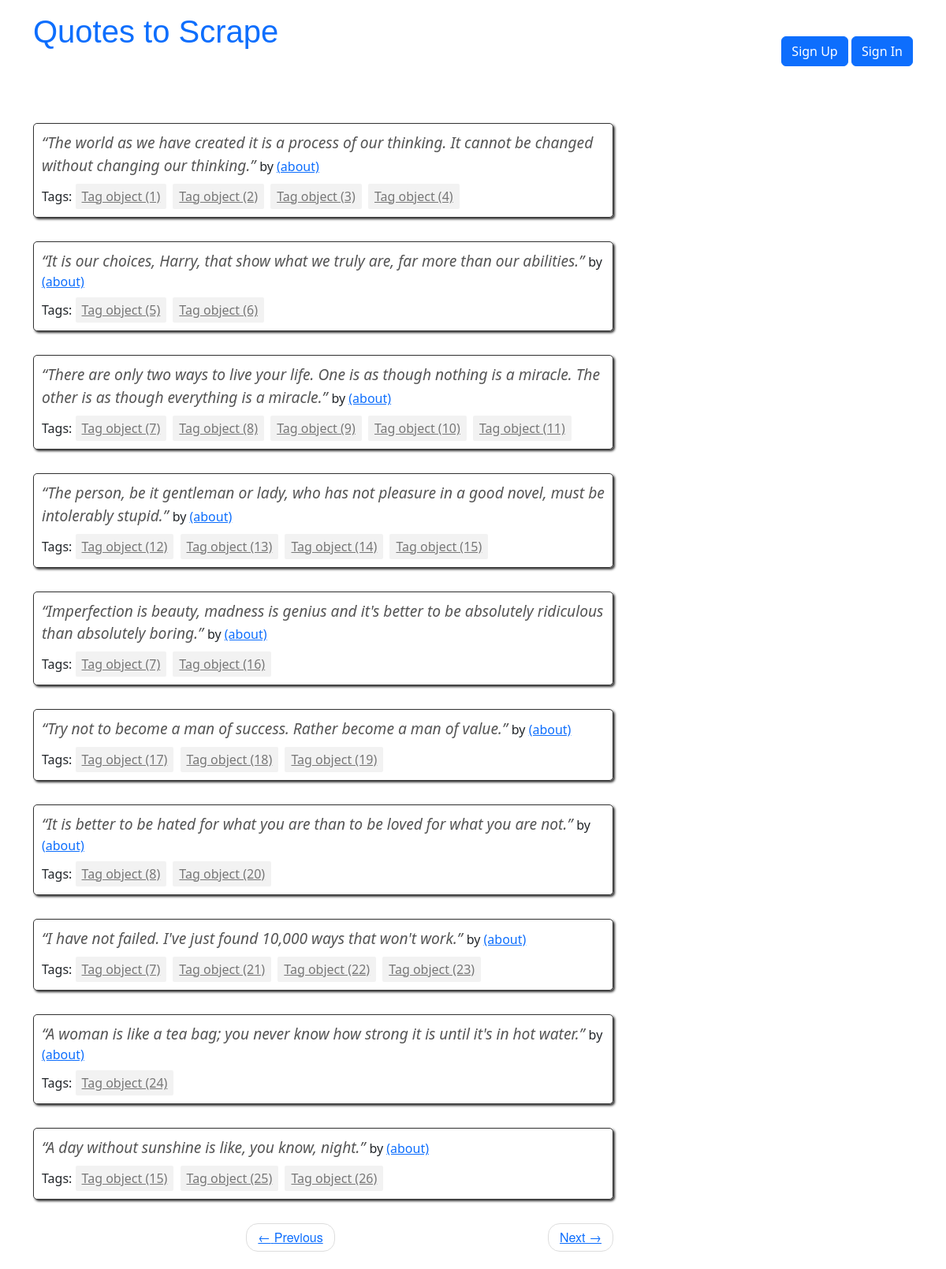
The page / on the database its author committed.
### quotes/models.py (models this page shows)
class Quote(models.Model):
    quote = models.TextField()
    tags = models.ManyToManyField(Tag)
    author = models.ForeignKey(Author, on_delete=models.CASCADE, default=None, null=True)
    created_at = models.DateTimeField(auto_now_add=True)

class Tag(models.Model):
    name = models.CharField(max_length=50, unique=True)

### quotes/views.py (the view)
# urls.py: path('', views.main, name='root'),
def main(request, page=1):
    context = {}
    db = get_mongodb()
    quotes = db.quotes.find()
    quotes = Quote.objects.all()
    per_page = 10
    paginator = Paginator(list(quotes), per_page)
    quotes_on_page = paginator.page(page)
    context['popular_tags'] = popular_tags
    context['quotes'] = quotes_on_page
    return render(request, 'quotes/index.html', context=context)

### quotes/models.py (called while the page is built)
    def __str__(self):
        return self.fullname

### quotes/utils.py (called while the page is built)
def get_mongodb():
    client = MongoClient("mongodb://localhost")
    db = client.hm
    return db

### quotes/templates/quotes/index.html (shortened to what this page needs)
{% extends 'quotes/base.html' %}
{% load extract %}
{% block content %}
<div class="row">
    <div class="col-md-8">
        {% for quote in quotes %}
        <div class="quote" itemscope="" itemtype="http://schema.org/CreativeWork">
            <span class="text" itemprop="text">
                {{quote.quote}}
               </span>
            <span>by <small class="author" itemprop="author">{{ quote.author.name }}</small>
        <a href="/author/{{quote.author}}">(about)</a>
        </span>
            <div class="tags">
                Tags:
                {% for tag in quote.tags.all %}
                <a class="tag" href="/tag/{{tag}}">{{tag}}</a>
                {% endfor %}
            </div>
        </div>
        {% endfor %}
        <nav>
            <ul class="pager">
                <li class="previous">
                    <a class=" {% if not quotes.has_previous %} disabled {% endif %} "
                       href="{% if quotes.has_previous %} {% url 'quotes:root_paginate' quotes.previous_page_number %} {% else %} # {% endif %}">
                        <span aria-hidden="true">←</span> Previous
                    </a>
                </li>
                <li class="next">
                    <a class="{% if not quotes.has_next %} disabled {% endif %}"
                       href="{% if quotes.has_next %} {% url 'quotes:root_paginate' quotes.next_page_number %} {% else %} # {% endif %}">
                        Next <span aria-hidden="true">→</span>
                    </a>
                </li>
            </ul>
        </nav>
    </div>
</div>
{% endblock %}

### quotes/templates/quotes/base.html (shortened to what this page needs)
<!doctype html>
<html lang="en">
<head>
    <link
            rel="stylesheet"
            href="https://cdnjs.cloudflare.com/ajax/libs/modern-normalize/1.0.0/modern-normalize.min.css"/>
    {% load static %}
    <link rel="stylesheet" type="text/css" href="{% static 'quotes/style.css' %}">
    <link href="https://cdn.jsdelivr.net/npm/bootstrap@5.3.0/dist/css/bootstrap.min.css"
          rel="stylesheet"
>
</head>
<body>
<div class="container">
    <div class="row header-box">
        <div class="col-md-8 pt-3">
            <h1>
                <a href="/" style="text-decoration: none">Quotes to Scrape</a>
            </h1>
        </div>
        <div class="col-md-4 pt-3">
            {% if user.is_authenticated %}
            <p>
                <a href="{% url 'quotes:add_quote' %}" class="btn btn-success mb-3">Add quote</a>
                <a href="{% url 'quotes:add_author' %}" class="btn btn-success mb-3">Add author</a>
                Welcome <b>{{ user.username }}</b>
                <a href="{% url 'users:logout' %}" class="btn btn-primary mb-3">Logout</a>
            </p>
            {% else %}
            <p>
                <a href="{% url 'users:signup' %}" class="btn btn-primary mb-3">Sign Up</a>
                <a href="{% url 'users:login' %}" class="btn btn-primary mb-3">Sign In</a>
            </p>
            {% endif %}
        </div>
    </div>
    {% block content %} {% endblock content %}
</div>
</body>
</html>

### quotes/static/quotes/style.css (style rules this page uses)
body { font-family: 'Playfair Display', Georgia, serif; line-height: 1.6; color: #444; margin: 0; }
h1, h2, h3 { font-family: 'Oswald', sans-serif; }
.quote { padding: 10px; margin-bottom: 30px; border: 1px solid #333333; border-radius: 5px; box-shadow: 2px 2px 3px #333333; }
.container { width: 80%; margin: auto; }
.text { font-size: 1.2em; font-style: italic; color: #555; }
.tags { margin-top: 8px; }
.tag { display: inline-block; background-color: #f2f2f2; color: #777; padding: 4px 8px; border-radius: 2px; margin-right: 4px; }
.pager { font-family: "Raleway","Helvetica Neue",Helvetica,Arial,sans-serif; }
.pager { padding-left: 0; margin: 22px 0; list-style: none; text-align: center; }
.pager li { display: inline; }
.pager .next>a, .pager .next>span { float: right; }
.pager li>a, .pager li>span { display: inline-block; padding: 5px 14px; background-color: #ffffff; border: 1px solid #dddddd; border-radius: 15px; }
.header-box { padding-bottom: 40px; }
.row { margin-left: -15px; margin-right: -15px; }
.header-box p { margin-top: 30px; float: right; }

### rows shown on the page
Quote: quote "“The world as we have created it is a process of our thinking. It cannot be changed without changing our thinking.”"
Tag: id "Tag object (1)"
Tag: id "Tag object (2)"
Tag: id "Tag object (3)"
Tag: id "Tag object (4)"
Quote: quote "“It is our choices, Harry, that show what we truly are, far more than our abilities.”"
Tag: id "Tag object (5)"
Tag: id "Tag object (6)"
Quote: quote "“There are only two ways to live your life. One is as though nothing is a miracle. The other is as though everything is a miracle.”"
Tag: id "Tag object (7)"
Tag: id "Tag object (8)"
Tag: id "Tag object (9)"
Tag: id "Tag object (10)"
Tag: id "Tag object (11)"
Quote: quote "“The person, be it gentleman or lady, who has not pleasure in a good novel, must be intolerably stupid.”"
Tag: id "Tag object (12)"
Tag: id "Tag object (13)"
Tag: id "Tag object (14)"
Tag: id "Tag object (15)"
Quote: quote "“Imperfection is beauty, madness is genius and it's better to be absolutely ridiculous than absolutely boring.”"
Tag: id "Tag object (16)"
Quote: quote "“Try not to become a man of success. Rather become a man of value.”"
Tag: id "Tag object (17)"
Tag: id "Tag object (18)"
Tag: id "Tag object (19)"
Quote: quote "“It is better to be hated for what you are than to be loved for what you are not.”"
Tag: id "Tag object (20)"
Quote: quote "“I have not failed. I've just found 10,000 ways that won't work.”"
Tag: id "Tag object (21)"
Tag: id "Tag object (22)"
Tag: id "Tag object (23)"
Quote: quote "“A woman is like a tea bag; you never know how strong it is until it's in hot water.”"
Tag: id "Tag object (24)"
Quote: quote "“A day without sunshine is like, you know, night.”"
Tag: id "Tag object (25)"
Tag: id "Tag object (26)"
